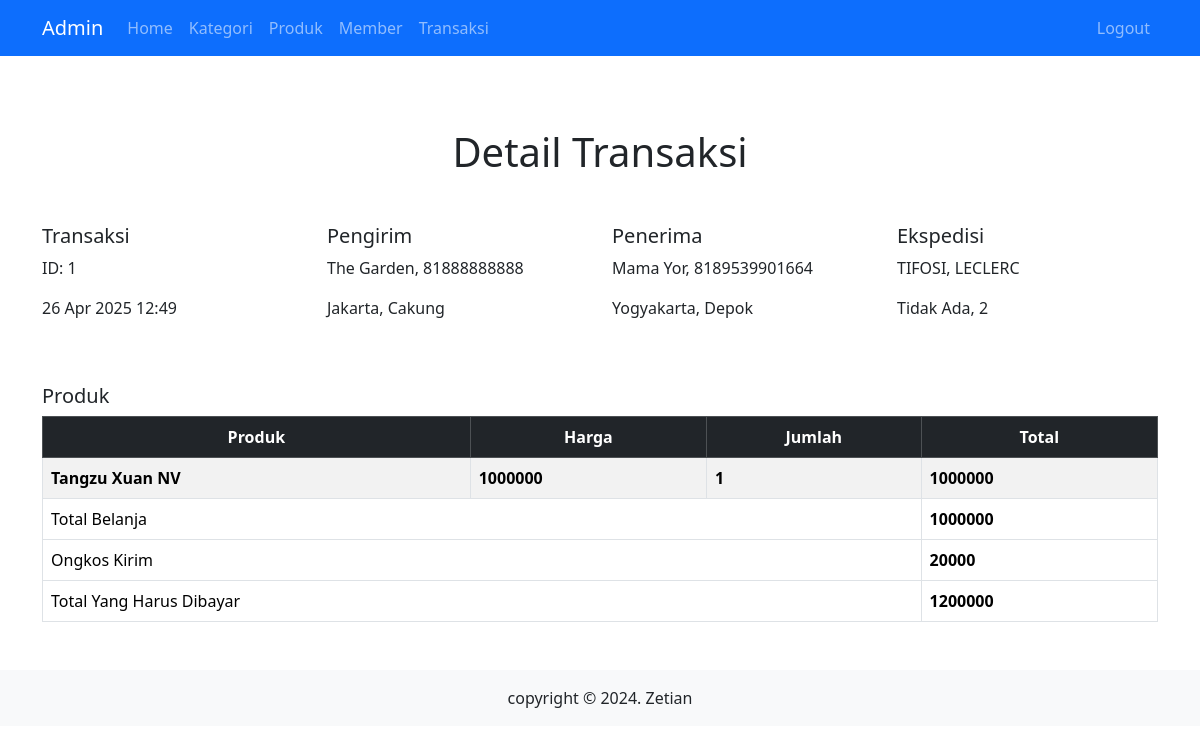
Screenshot of /admin/transaksi/detail/1 with the database file from the repository.
### tables this page shows
CREATE TABLE `transaksi` (
  `id_transaksi` int(11) NOT NULL,
  `id_buyer` int(11) NOT NULL,
  `id_seller` int(11) NOT NULL,
  `tanggal_transaksi` datetime(6) NOT NULL DEFAULT current_timestamp(6),
  `belanja_transaksi` int(11) NOT NULL,
  `total_transaksi` int(15) NOT NULL,
  `ongkir_transaksi` int(15) NOT NULL,
  `status_transaksi` enum('pesan','lunas','batal','dikirim','selesai') NOT NULL DEFAULT 'pesan',
  `bayar_transaksi` int(11) NOT NULL,
  `distrik_pengirim` varchar(255) NOT NULL,
  `nama_pengirim` varchar(100) NOT NULL,
  `nomor_pengirim` varchar(50) NOT NULL,
  `alamat_pengirim` text NOT NULL,
  `distrik_penerima` varchar(255) NOT NULL,
  `nama_penerima` varchar(100) NOT NULL,
  `nomor_penerima` varchar(50) NOT NULL,
  `alamat_penerima` text NOT NULL,
  `nama_ekspedisi` varchar(100) NOT NULL,
  `layanan_ekspedisi` varchar(100) NOT NULL,
  `paket_ekspedisi` varchar(100) NOT NULL,
  `estimasi_ekspedisi` varchar(50) NOT NULL,
  `berat_ekspedisi` varchar(50) NOT NULL
);

CREATE TABLE `transaksi_detail` (
  `id_transaksi_detail` int(11) NOT NULL,
  `id_transaksi` int(11) NOT NULL,
  `id_produk` int(11) NOT NULL,
  `nama_beli` varchar(255) NOT NULL,
  `harga_beli` int(11) NOT NULL,
  `jumlah_beli` int(11) NOT NULL
);

### admin/application/controllers/Transaksi.php (called while the page is built, shortened)
<?php
class Transaksi extends CI_Controller
{
    function detail($id_transaksi)
    {
        $this->load->model("Mtransaksi");
        $data["transaksi"] = $this->Mtransaksi->detail($id_transaksi);
        $data["transaksi_detail"] = $this->Mtransaksi->transaksi_detail($id_transaksi);
        $this->load->view('templates/header');
        $this->load->view('pages/transaksi/detail', $data);
        $this->load->view('templates/footer');
    }
}

### admin/index.php (called while the page is built, shortened)
<?php
require_once BASEPATH.'core/CodeIgniter.php';

### admin/application/models/Mtransaksi.php (called while the page is built, shortened)
<?php
class Mtransaksi extends CI_Model
{
    function detail($id_transaksi) {
        $this->db->where('id_transaksi', $id_transaksi);
        $q = $this->db->get('transaksi');
        $d = $q->row_array();
        return $d;
    }
    function transaksi_detail($id_transaksi){
        $this->db->where('id_transaksi', $id_transaksi);
        $q = $this->db->get('transaksi_detail');
        $d = $q->result_array();
        return $d;
    }
}
?>

### admin/application/views/pages/transaksi/detail.php (the view)
<div class="container">
    <br>
    <h1 class="text-center my-5">Detail Transaksi</h1>
    <div class="row my-5">
        <div class="col-md-3">
            <h5>Transaksi</h5>
            <p>ID: <?php echo $transaksi['id_transaksi'] ?></p>
            <p><?php echo date('d M Y H:i', strtotime($transaksi['tanggal_transaksi'])) ?></p>
        </div>
        <div class="col-md-3">
            <h5>Pengirim</h5>
            <p><?php echo $transaksi['nama_pengirim'] ?>, <?php echo $transaksi['nomor_pengirim'] ?></p>
            <p><?php echo $transaksi['alamat_pengirim'] ?>, <?php echo $transaksi['distrik_pengirim'] ?></p>
        </div>
        <div class="col-md-3">
            <h5>Penerima</h5>
            <p><?php echo $transaksi['nama_penerima'] ?>, <?php echo $transaksi['nomor_penerima'] ?></p>
            <p><?php echo $transaksi['alamat_penerima'] ?>, <?php echo $transaksi['distrik_penerima'] ?></p>
        </div>
        <div class="col-md-3">
            <h5>Ekspedisi</h5>
            <p><?php echo $transaksi['nama_ekspedisi'] ?>, <?php echo $transaksi['layanan_ekspedisi'] ?></p>
            <p><?php echo $transaksi['estimasi_ekspedisi'] ?>, <?php echo $transaksi['berat_ekspedisi'] ?></p>
        </div>
    </div>
    <h5>Produk</h5>
    <table class="table table-bordered table-hover table-striped">
        <thead class="table-dark">
            <tr class="text-center">
                <th>Produk</th>
                <th>Harga</th>
                <th>Jumlah</th>
                <th>Total</th>
            </tr>
        </thead>
        <tbody>
            <?php foreach ($transaksi_detail as $k => $v): ?>
                <tr>
                    <th><?php echo $v["nama_beli"] ?></th>
                    <th><?php echo $v["harga_beli"] ?></th>
                    <th><?php echo $v["jumlah_beli"] ?></th>
                    <th><?php echo $v["harga_beli"] * $v["jumlah_beli"] ?></th>
                </tr>
            <?php endforeach ?>
        </tbody>
        <tfoot>
            <tr>
                <td colspan="3">Total Belanja</td>
                <th><?php echo $transaksi["belanja_transaksi"] ?></th>
            </tr>
            <tr>
                <td colspan="3">Ongkos Kirim</td>
                <th><?php echo $transaksi["ongkir_transaksi"] ?></th>
            </tr>
            <tr>
                <td colspan="3">Total Yang Harus Dibayar</td>
                <th><?php echo $transaksi["total_transaksi"] ?></th>
            </tr>
        </tfoot>
    </table>
</div>

### admin/application/views/templates/header.php (shortened to what this page needs)
<!DOCTYPE html>
<html lang="en">
<head>
    <link href="https://cdn.jsdelivr.net/npm/bootstrap@5.3.3/dist/css/bootstrap.min.css" rel="stylesheet">
    <link href="https://cdn.jsdelivr.net/npm/bootstrap-icons/font/bootstrap-icons.css" rel="stylesheet">
    <link href="https://cdn.jsdelivr.net/npm/bootstrap-icons@1.11.3/font/bootstrap-icons.min.css" rel="stylesheet">
</head>
<body>
    <nav class="navbar navbar-expand-lg navbar-dark bg-primary">
        <div class="container">
            <a href="" class="navbar-brand">Admin</a>
            <div class="collapse navbar-collapse" id="naff">
                <ul class="navbar-nav me-auto">
                    <li class="nav-item">
                        <a href="<?= base_url('Dashboard') ?>" class="nav-link">Home</a>
                    </li>
                    <li class="nav-item">
                        <a href="<?= base_url('kategori') ?>" class="nav-link">Kategori</a>
                    </li>
                    <li class="nav-item">
                        <a href="<?= base_url('produk') ?>" class="nav-link">Produk</a>
                    </li>
                    <li class="nav-item">
                        <a href="<?= base_url('member') ?>" class="nav-link">Member</a>
                    </li>
                    <li class="nav-item">
                        <a href="<?= base_url('transaksi') ?>" class="nav-link">Transaksi</a>
                    </li>
                </ul>
                <ul class="navbar-nav ms-auto">
                    <li class="nav-item">
                        <a href="<?php echo base_url("akun") ?>" class="nav-link">
                        </a>
                    </li>
                    <li class="nav-item">
                        <a href="<?= base_url('auth/logout') ?>" class="nav-link">Logout</a>
                    </li>
                </ul>
            </div>
        </div>
    </nav>
</body>

### admin/application/views/templates/footer.php (shortened to what this page needs)
<footer class="bg-light text-center py-3 mt-5">
    <div class="">copyright &copy; 2024. Zetian</div>
</footer>

### rows the page displays
transaksi: id_transaksi "1", tanggal_transaksi "26 Apr 2025 12:49", nama_pengirim "The Garden", nomor_pengirim "81888888888", alamat_pengirim "Jakarta", distrik_pengirim "Cakung", nama_penerima "Mama Yor", nomor_penerima "8189539901664", alamat_penerima "Yogyakarta", distrik_penerima "Depok", nama_ekspedisi "TIFOSI", layanan_ekspedisi "LECLERC", estimasi_ekspedisi "Tidak Ada", berat_ekspedisi "2", belanja_transaksi "1000000", ongkir_transaksi "20000", total_transaksi "1200000"
transaksi_detail: nama_beli "Tangzu Xuan NV", harga_beli "1000000", jumlah_beli "1", $v['harga_beli']*$v['jumlah_beli'] "1000000"
